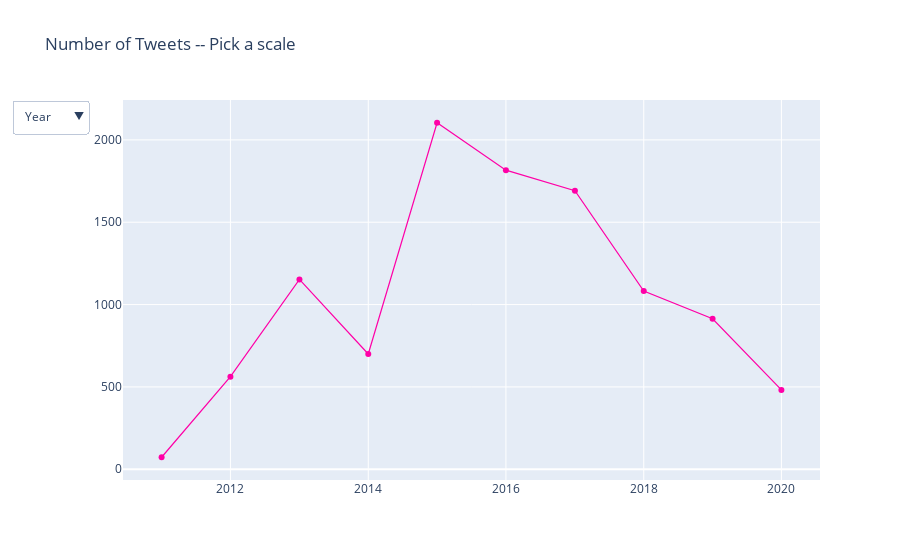

Write notebook code for a chart like this one.
### Code cell
# Plot Day
temp_day = pd.DataFrame(df.day.value_counts())
temp_day.reset_index(inplace=True)
temp_day.columns = ['day', 'tweet_count']
temp_day.sort_values(by=['day'], inplace=True)
temp_day.reset_index(inplace=True, drop=True)
idx = pd.date_range(temp_day.day.min(), temp_day.day.max())
temp_day.index = pd.DatetimeIndex(temp_day.day)
temp_day = temp_day.reindex(idx, fill_value=0)
temp_day.day = temp_day.index
temp_day.reset_index(drop=True, inplace=True)


trace_day = go.Scatter(
                    x=temp_day.day.astype(str).values,
                    y=temp_day.tweet_count.values,
                    text = [f"{humanize.naturaldate(day)}: {count} tweets" for day,count in zip(temp_day.day.dt.date.values,temp_day.tweet_count.values)],
                    hoverinfo='text',
                    mode='lines', 
                    line = {
                        'color': my_color,
                        'width': 1.2
                    },
                    visible=False,
                    name="Day"
                )

# Plot Month
temp_month = temp_day
temp_month.index = pd.DatetimeIndex(temp_month.day)
temp_month = temp_month.groupby(pd.Grouper(freq='M')).sum().reset_index()
idx = pd.date_range(temp_month.day.min(), temp_month.day.max())
temp_month.index = pd.DatetimeIndex(temp_month.day)
temp_month = temp_month.reindex(idx, fill_value=0)
temp_month.day = temp_month.index
temp_month.reset_index(drop=True, inplace=True)
temp_month['YYYYMM'] = temp_month['day'].dt.to_period('M')
temp_month.drop_duplicates(subset=['YYYYMM'], keep='last', inplace=True)


trace_month = go.Scatter(
                    x=temp_month.day.astype('datetime64[M]').astype(str).values,
                    y=temp_month.tweet_count.values,
                    text = [f"{humanize.naturaldate(month)[:3]+humanize.naturaldate(month)[6:]}: {count} tweets" for month,count in zip(temp_month.YYYYMM.values,temp_month.tweet_count.values)],
                    hoverinfo='text',
                    mode='lines', 
                    line = {
                        'color': my_color,
                        'width': 1.2
                    },
                    visible=False,
                    name="Month"
                ) 

# Plot year
temp_year = temp_day
temp_year.index = pd.DatetimeIndex(temp_year.day)
temp_year = temp_year.groupby(pd.Grouper(freq='Y')).sum().reset_index()
temp_year['year'] = temp_year.day.dt.year
temp_year

trace_year = go.Scatter(
                    x=temp_year.day.astype('datetime64[Y]').astype(str).values,
                    y=temp_year.tweet_count.values,
                    text = [f"Year {year}: {count:,.0f} tweets" for year,count in zip(temp_year.year.values,temp_year.tweet_count.values)],
                    hoverinfo='text',
                    mode='lines+markers', 
                    line = {
                        'color': my_color,
                        'width': 1.2
                    },
                    visible=True,
                    name="Year"
                ) 


# Menus
updatemenus = list([
    dict(
         active=0,
         buttons=list([
            dict(label = 'Year',
                 method = 'update',
                 args = [{'visible': [True, False, False]},
                         {'title': 'Number of Tweets per Year'}]),
            dict(label = 'Month',
                 method = 'update',
                 args = [{'visible': [False, True, False]},
                         {'title': 'Number of Tweets per Month'}]),
            dict(label = 'Day',
                 method = 'update',
                 args = [{'visible': [False, False, True]},
                         {'title': 'Number of Tweets per Day'}]),
             ]),
        
    )
])

# Layout
layout = go.Layout(title="Number of Tweets -- Pick a scale",
                   updatemenus=updatemenus,
                  )

fig = go.Figure(data=[trace_year, trace_month, trace_day], layout=layout)
iplot(fig)

### Figure 1 — Plotly figure (JSON) as saved in the notebook; plotly's stock layout.template omitted (floating-point values rounded to 4 significant figures; data arrays with more than 128 entries replaced by an {"elided": "..."} marker saying what was removed)
{"data": [{"hoverinfo": "text", "line": {"color": "#ff00a7", "width": 1.2}, "mode": "lines+markers", "name": "Year", "text": ["Year 2011: 73 tweets", "Year 2012: 562 tweets", "Year 2013: 1,153 tweets", "Year 2014: 700 tweets", "Year 2015: 2,104 tweets", "Year 2016: 1,816 tweets", "Year 2017: 1,691 tweets", "Year 2018: 1,082 tweets", "Year 2019: 914 tweets", "Year 2020: 482 tweets"], "type": "scatter", "visible": true, "x": ["2011-01-01", "2012-01-01", "2013-01-01", "2014-01-01", "2015-01-01", "2016-01-01", "2017-01-01", "2018-01-01", "2019-01-01", "2020-01-01"], "y": [73, 562, 1153, 700, 2104, 1816, 1691, 1082, 914, 482]}, {"hoverinfo": "text", "line": {"color": "#ff00a7", "width": 1.2}, "mode": "lines", "name": "Month", "text": ["Jun 2011: 1 tweets", "Jul 2011: 1 tweets", "Aug 2011: 2 tweets", "Sep 2011: 8 tweets", "Oct 2011: 4 tweets", "Nov 2011: 20 tweets", "Dec 2011: 37 tweets", "Jan 2012: 79 tweets", "Feb 2012: 16 tweets", "Mar 2012: 13 tweets", "Apr 2012: 8 tweets", "May 2012: 12 tweets", "Jun 2012: 2 tweets", "Jul 2012: 5 tweets", "Aug 2012: 68 tweets", "Sep 2012: 139 tweets", "Oct 2012: 57 tweets", "Nov 2012: 64 tweets", "Dec 2012: 99 tweets", "Jan 2013: 182 tweets", "Feb 2013: 63 tweets", "Mar 2013: 60 tweets", "Apr 2013: 74 tweets", "May 2013: 128 tweets", "Jun 2013: 59 tweets", "Jul 2013: 109 tweets", "Aug 2013: 126 tweets", "Sep 2013: 86 tweets", "Oct 2013: 77 tweets", "Nov 2013: 112 tweets", "Dec 2013: 77 tweets", "Jan 2014: 78 tweets", "Feb 2014: 44 tweets", "Mar 2014: 32 tweets", "Apr 2014: 22 tweets", "May 2014: 33 tweets", "Jun 2014: 46 tweets", "Jul 2014: 61 tweets", "Aug 2014: 66 tweets", "Sep 2014: 109 tweets", "Oct 2014: 81 tweets", "Nov 2014: 78 tweets", "Dec 2014: 50 tweets", "Jan 2015: 140 tweets", "Feb 2015: 151 tweets", "Mar 2015: 297 tweets", "Apr 2015: 173 tweets", "May 2015: 225 tweets", "Jun 2015: 69 tweets", "Jul 2015: 119 tweets", "Aug 2015: 213 tweets", "Sep 2015: 177 tweets", "Oct 2015: 134 tweets", "Nov 2015: 217 tweets", "Dec 2015: 189 tweets", "Jan 2016: 255 tweets", "Feb 2016: 149 tweets", "Mar 2016: 114 tweets", "Apr 2016: 127 tweets", "May 2016: 154 tweets", "Jun 2016: 116 tweets", "Jul 2016: 110 tweets", "Aug 2016: 150 tweets", "Sep 2016: 184 tweets", "Oct 2016: 179 tweets", "Nov 2016: 117 tweets", "Dec 2016: 161 tweets", "Jan 2017: 48 tweets", "Feb 2017: 115 tweets", "Mar 2017: 147 tweets", "Apr 2017: 153 tweets", "May 2017: 199 tweets", "Jun 2017: 174 tweets", "Jul 2017: 195 tweets", "Aug 2017: 154 tweets", "Sep 2017: 162 tweets", "Oct 2017: 114 tweets", "Nov 2017: 140 tweets", "Dec 2017: 90 tweets", "Jan 2018: 156 tweets", "Feb 2018: 81 tweets", "Mar 2018: 107 tweets", "Apr 2018: 62 tweets", "May 2018: 64 tweets", "Jun 2018: 49 tweets", "Jul 2018: 128 tweets", "Aug 2018: 127 tweets", "Sep 2018: 60 tweets", "Oct 2018: 89 tweets", "Nov 2018: 115 tweets", "Dec 2018: 44 tweets", "Jan 2019: 58 tweets", "Feb 2019: 86 tweets", "Mar 2019: 65 tweets", "Apr 2019: 102 tweets", "May 2019: 93 tweets", "Jun 2019: 82 tweets", "Jul 2019: 0 tweets", "Aug 2019: 78 tweets", "Sep 2019: 158 tweets", "Oct 2019: 65 tweets", "Nov 2019: 50 tweets", "Dec 2019: 77 tweets", "Jan 2020: 55 tweets", "Feb: 71 tweets", "Mar: 70 tweets", "Apr: 105 tweets", "May: 124 tweets", "Jun: 57 tweets"], "type": "scatter", "visible": false, "x": ["2011-06-01", "2011-07-01", "2011-08-01", "2011-09-01", "2011-10-01", "2011-11-01", "2011-12-01", "2012-01-01", "2012-02-01", "2012-03-01", "2012-04-01", "2012-05-01", "2012-06-01", "2012-07-01", "2012-08-01", "2012-09-01", "2012-10-01", "2012-11-01", "2012-12-01", "2013-01-01", "2013-02-01", "2013-03-01", "2013-04-01", "2013-05-01", "2013-06-01", "2013-07-01", "2013-08-01", "2013-09-01", "2013-10-01", "2013-11-01", "2013-12-01", "2014-01-01", "2014-02-01", "2014-03-01", "2014-04-01", "2014-05-01", "2014-06-01", "2014-07-01", "2014-08-01", "2014-09-01", "2014-10-01", "2014-11-01", "2014-12-01", "2015-01-01", "2015-02-01", "2015-03-01", "2015-04-01", "2015-05-01", "2015-06-01", "2015-07-01", "2015-08-01", "2015-09-01", "2015-10-01", "2015-11-01", "2015-12-01", "2016-01-01", "2016-02-01", "2016-03-01", "2016-04-01", "2016-05-01", "2016-06-01", "2016-07-01", "2016-08-01", "2016-09-01", "2016-10-01", "2016-11-01", "2016-12-01", "2017-01-01", "2017-02-01", "2017-03-01", "2017-04-01", "2017-05-01", "2017-06-01", "2017-07-01", "2017-08-01", "2017-09-01", "2017-10-01", "2017-11-01", "2017-12-01", "2018-01-01", "2018-02-01", "2018-03-01", "2018-04-01", "2018-05-01", "2018-06-01", "2018-07-01", "2018-08-01", "2018-09-01", "2018-10-01", "2018-11-01", "2018-12-01", "2019-01-01", "2019-02-01", "2019-03-01", "2019-04-01", "2019-05-01", "2019-06-01", "2019-07-01", "2019-08-01", "2019-09-01", "2019-10-01", "2019-11-01", "2019-12-01", "2020-01-01", "2020-02-01", "2020-03-01", "2020-04-01", "2020-05-01", "2020-06-01"], "y": [1, 1, 2, 8, 4, 20, 37, 79, 16, 13, 8, 12, 2, 5, 68, 139, 57, 64, 99, 182, 63, 60, 74, 128, 59, 109, 126, 86, 77, 112, 77, 78, 44, 32, 22, 33, 46, 61, 66, 109, 81, 78, 50, 140, 151, 297, 173, 225, 69, 119, 213, 177, 134, 217, 189, 255, 149, 114, 127, 154, 116, 110, 150, 184, 179, 117, 161, 48, 115, 147, 153, 199, 174, 195, 154, 162, 114, 140, 90, 156, 81, 107, 62, 64, 49, 128, 127, 60, 89, 115, 44, 58, 86, 65, 102, 93, 82, 0, 78, 158, 65, 50, 77, 55, 71, 70, 105, 124, 57]}, {"hoverinfo": "text", "line": {"color": "#ff00a7", "width": 1.2}, "mode": "lines", "name": "Day", "text": {"elided": "3304 str values"}, "type": "scatter", "visible": false, "x": {"elided": "3304 str values"}, "y": {"elided": "3304 int values"}}], "layout": {"title": {"text": "Number of Tweets -- Pick a scale"}, "updatemenus": [{"active": 0, "buttons": [{"args": [{"visible": [true, false, false]}, {"title": "Number of Tweets per Year"}], "label": "Year", "method": "update"}, {"args": [{"visible": [false, true, false]}, {"title": "Number of Tweets per Month"}], "label": "Month", "method": "update"}, {"args": [{"visible": [false, false, true]}, {"title": "Number of Tweets per Day"}], "label": "Day", "method": "update"}]}]}}
